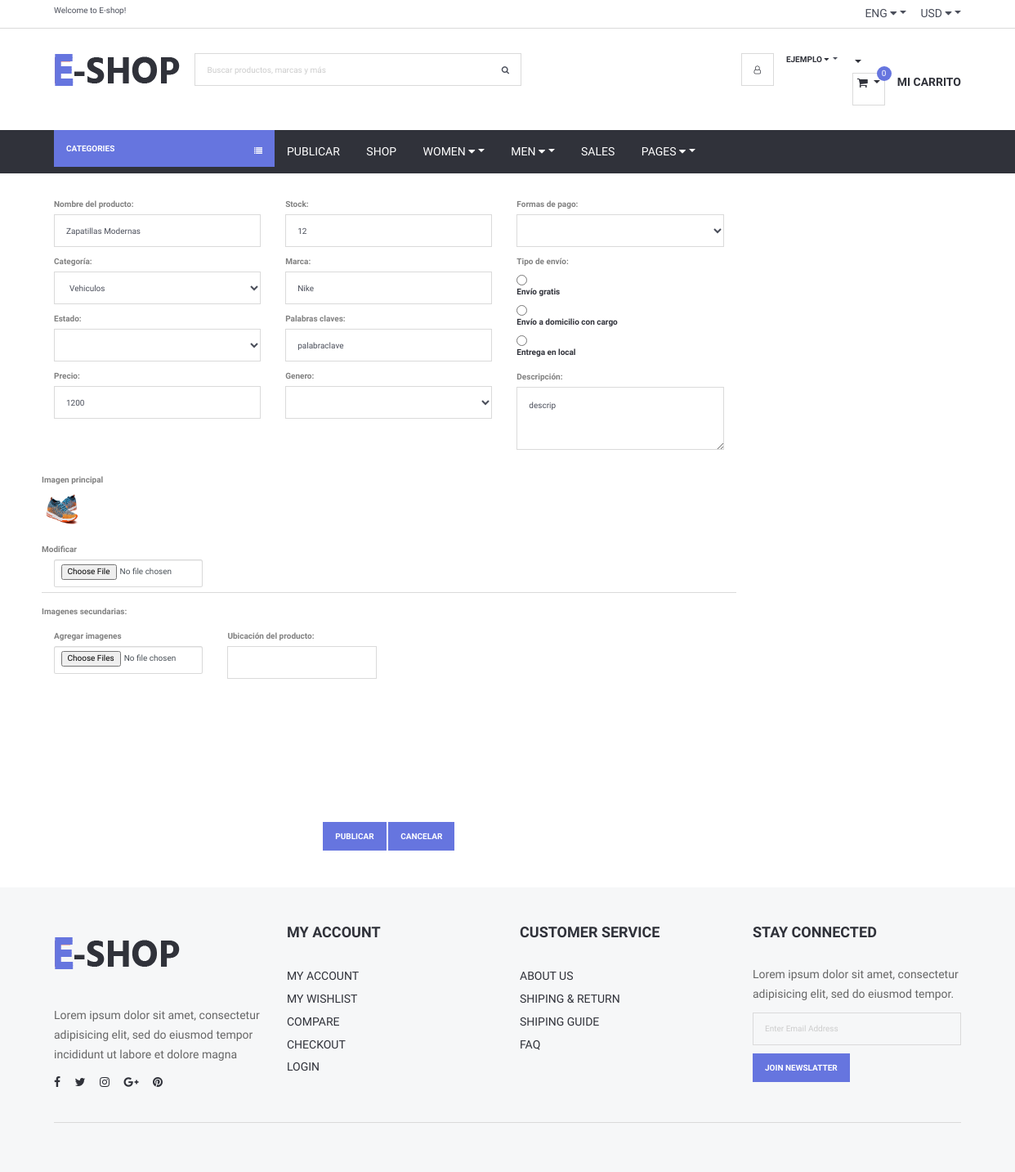
The app's page /Views/modificarProducto.php?cod=1 (signed in), older data.
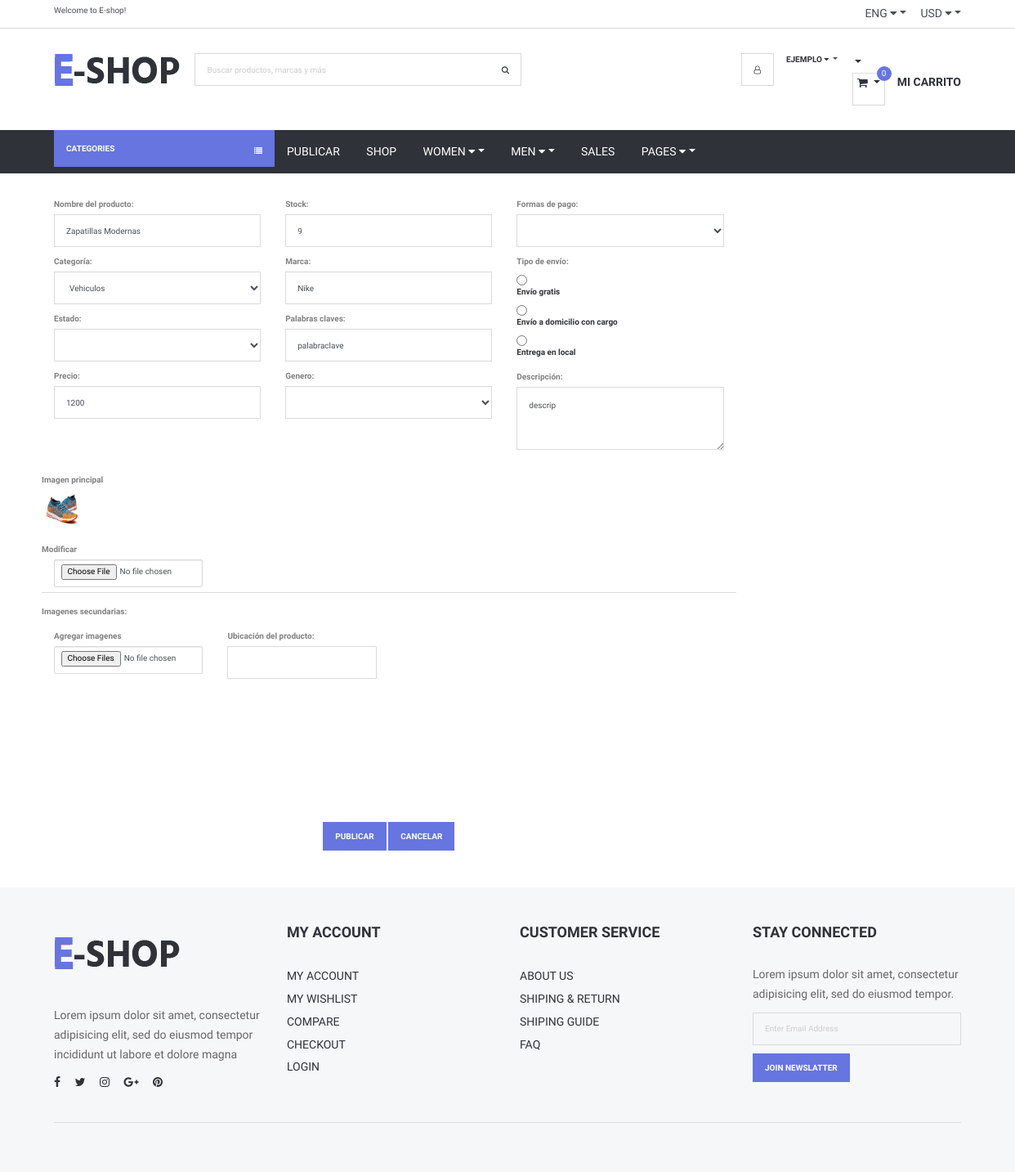
The same page, newer data.
### tables this page shows
CREATE TABLE `producto` (
  `id` int(11) NOT NULL,
  `nombre` varchar(200) NOT NULL,
  `estado` varchar(60) NOT NULL,
  `precio` double NOT NULL,
  `formasdepago` varchar(100) NOT NULL,
  `envio` varchar(100) NOT NULL,
  `marca` varchar(70) NOT NULL,
  `stock` int(11) NOT NULL,
  `genero` varchar(60) NOT NULL,
  `categoria` varchar(110) NOT NULL,
  `palabrasClaves` varchar(110) NOT NULL,
  `descripcion` varchar(600) NOT NULL,
  `visitas` int(11) NOT NULL,
  `idUsuario` int(11) NOT NULL,
  `latitud` varchar(120) NOT NULL,
  `longitud` varchar(120) NOT NULL,
  `ventas` int(11) NOT NULL
);

### Views/conexionBD/conexion.php (called while the page is built, shortened)
<?php
class Conexion{
	 private $msq="";
	public function __construct()
	 {
		 $archivoConfig = "config.ini";
		 $confi = parse_ini_file($archivoConfig, true);
		 $this->host = $confi["bd"]["host"];
		 $this->usuario = $confi["bd"]["usuario"];
		 $this->clave=$confi["bd"]["clave"];
		 $this->bd = $confi["bd"]["bd"];
		$this->msq = new mysqli($this->host, $this->usuario, $this->clave, $this->bd);
	 }
	 public function realizarConsulta($consulta){
		 if(!$resultado = $this->msq->query($consulta) )
		 {
		   die( "Ha ocurrido un error al ejecutar la consulta :" . $consulta);
		 }else{
			 return $resultado;
		}
	}
}
?>

### Views/modificarProducto.php (the view, shortened to what the changed rows need)
<?php
include_once("header.php");
		require_once("conexionBD/conexion.php");
		$conexion = new Conexion;
$id=isset($_GET["cod"]) ? $_GET["cod"] : "";
 		$consulta="SELECT * FROM producto WHERE id='$id'";
		$consulta3="SELECT * FROM imgprincipal WHERE idProducto='$id'";
		$resultado = $conexion->realizarConsulta($consulta);
		$imgPrincipal = $conexion->realizarConsulta($consulta3);
?>
<!doctype html>
<html>
<head>
    <link type="text/css" rel="stylesheet" href="css/main.css" />
    <link type="text/css" rel="stylesheet" href="css/bootstrap.min.css" />
	<link type="text/css" rel="stylesheet" href="css/bootstrap.css" />
    <link type="text/css" rel="stylesheet" href="css/slick.css" />
    <link type="text/css" rel="stylesheet" href="css/slick-theme.css" />
    <link type="text/css" rel="stylesheet" href="css/nouislider.min.css" />
    <link rel="stylesheet" href="css/font-awesome.min.css">
    <link type="text/css" rel="stylesheet" href="css/style.css" />
</head>
<body>
	<?php include_once("header.php"); ?>
<div class="section">
    <div class="container">
        <div class="row">
            <form  id="checkout-form" class="clearfix" action="procesaEditarProducto.php" method="post" enctype="multipart/form-data">
			<?php
                while($f=mysqli_fetch_array($resultado)){
             ?>
                <div class="col-12 col-md-4">
                    <div class="form-group">
                        <label>Nombre del producto: </label>
                        <input class="input" type="text" name="nombre" value="<?php echo $f['nombre'];?>"
                               placeholder="Nombre del producto" required>
                    </div>
                    <div class="form-group">
                        <label>Categoría: </label>
                        <select class="input" name="categoria"  required>
                            <option value="Vehiculos">Vehiculos</option>
                        </select>
                    </div>
                    <div class="form-group">
                        <label>Estado: </label>
                        <select  class="input" name="estado" required>
							<option select="" ></option>
							<option >Nuevo</option>
                        </select>
                    </div>
                    <div class="form-group">
                        <label>Precio: </label>
                        <input class="input" type="number" name="precio" value="<?php echo $f['precio'];?>"
                               placeholder="$1799" required >
                    </div>
                </div>
                <div class="col-12 col-md-4">
                    <div class="form-group">
                        <label>Stock: </label>
                        <input class="input" type="number" name="stock" value="<?php echo $f['stock'];?>"
                               placeholder="999" required>
                    </div>
                    <div class="form-group">
                        <label>Marca: </label>
                        <input class="input" type="text" name="marca" placeholder="marca" value="<?php echo $f['marca'];?>"
						required>
                    </div>
                    <div class="form-group">
                        <label>Palabras claves: </label>
                        <input class="input" type="text" name="palabras" value="<?php echo $f['palabrasClaves'];?>"
                               placeholder="Ej: Color, Talle...">
                    </div>
                    <div class="form-group">
                        <label>Genero: </label>
                        <select class="input"  name="genero"  required>
                            <option select="" ></option>
                            <option value="Hombre" >Hombre</option>
                        </select>
                    </div>
                </div>
                <div class="col-12 col-md-4">
                    <div class="form-group">
                        <label>Formas de pago: </label>
                        <select class="input"  name="formas" required>
                            <option select=""></option>
                            <option >Efectivo</option>
                        </select>
                    </div>
					<div class="form-group" >
                        <label>Tipo de envío: </label>
                        <div class="input-checkbox">
                            <input  style="display:block" type="radio" name="envio"
                                   value="Gratis" required /> <label > Envío gratis</label>
                        </div>
                        <div class="input-checkbox">
                            <input style="display:block" class="input-checkbox" type="radio" name="envio"
                                   value="Domicilio con cargo" /> <label> Envío a domicilio con
                                cargo</label>
                        </div>
                        <div class="input-checkbox">
                            <input style="display:block" class="input-checkbox" type="radio" name="envio"
                                   value="Entrega en local" /> <label> Entrega en local</label>
                        </div>
					 </div>
                    <div class="form-group">
                        <label>Descripción: </label>
                        <textarea style="height: 77px" class="input"
                                  name="descripcion"><?php echo $f['descripcion'];?></textarea>
                    </div>
<br>
                </div>
                 <?php
                }
				?>
						<br>
            </form>
					</div>
    </div>
</div>
<?php include_once("footer.php"); ?>
</body>
</html>

Row changes from the older to the newer data that the page shows:
changed producto "Zapatillas Modernas": stock "12" → "9"
